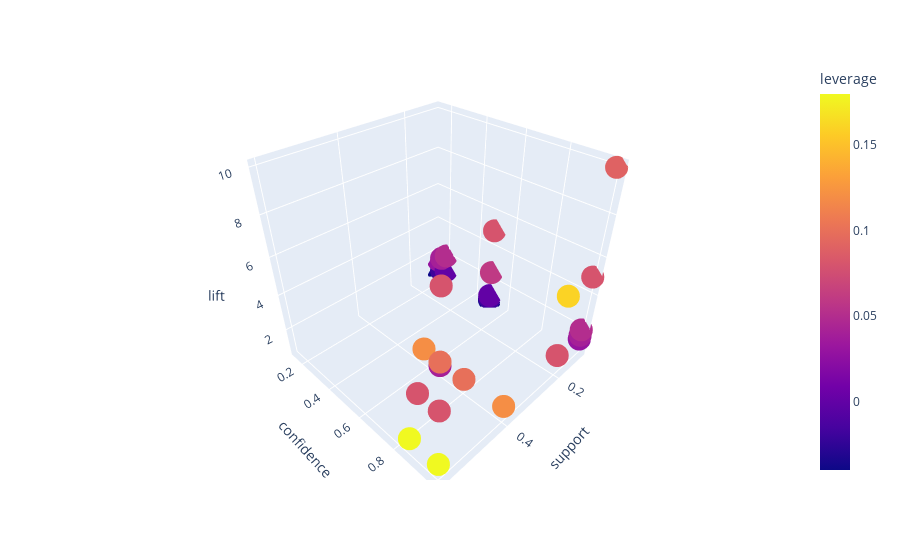

Source (notebook cell):
### Code cell
import plotly.express as px

sns.set_style('darkgrid')
fig = px.scatter_3d(rule, x='support', y='confidence', z='lift', color='leverage')
fig.show()

### Figure 1 — Plotly figure (JSON) as saved in the notebook; plotly's stock layout.template omitted (floating-point values rounded to 4 significant figures; data arrays with more than 128 entries replaced by an {"elided": "..."} marker saying what was removed)
{"data": [{"hovertemplate": "support=%{x}<br>confidence=%{y}<br>lift=%{z}<br>leverage=%{marker.color}<extra></extra>", "legendgroup": "", "marker": {"color": {"elided": "250 float values"}, "coloraxis": "coloraxis", "symbol": "circle"}, "mode": "markers", "name": "", "scene": "scene", "showlegend": false, "type": "scatter3d", "x": {"elided": "250 float values"}, "y": {"elided": "250 float values"}, "z": {"elided": "250 float values"}}], "layout": {"coloraxis": {"colorbar": {"title": {"text": "leverage"}}, "colorscale": [[0, "#0d0887"], [0.1111, "#46039f"], [0.2222, "#7201a8"], [0.3333, "#9c179e"], [0.4444, "#bd3786"], [0.5556, "#d8576b"], [0.6667, "#ed7953"], [0.7778, "#fb9f3a"], [0.8889, "#fdca26"], [1, "#f0f921"]]}, "legend": {"tracegroupgap": 0}, "margin": {"t": 60}, "scene": {"domain": {"x": [0, 1], "y": [0, 1]}, "xaxis": {"title": {"text": "support"}}, "yaxis": {"title": {"text": "confidence"}}, "zaxis": {"title": {"text": "lift"}}}}}
